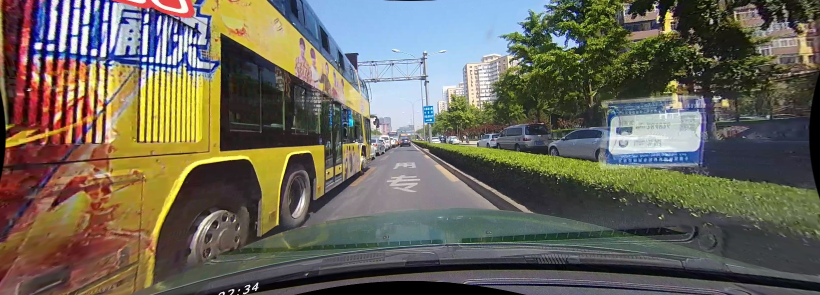
#> input picture 00020.jpg, 1640 x 590 px, found by its file name (shown at 1/2 size)
$ python dummy.py
#> lines starting #> are read from the running program, lines starting #| are printed output that depends on the picture; after the words box and inside, x2 and y2 are one past the last pixel; in counts of white or black regions, pixels touching at a corner belong together
#> further down, processed_img is the input picture: shape (590, 1640, 3); mean B, G, R 89.8, 102.2, 106.4
import numpy as np
import cv2
import time
# [4 lines of commented-out code are left out]
def roi(img, vertices):

    #blank mask:
    mask = np.zeros_like(img)
    # import pdb; pdb.set_trace()
    #filling pixels inside the polygon defined by "vertices" with the fill color
    cv2.fillPoly(mask, vertices, (255,255,255) )
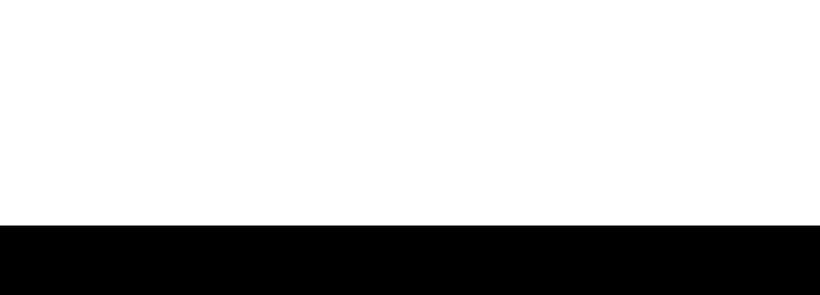
#> mask: shape (590, 1640, 3) (shown at 1/2 size); 76.4% white; 1 black region, box (x1, y1, x2, y2) and area: (0, 451, 1640, 590) 227960
    # import pdb; pdb.set_trace()
    indices = np.where(mask != (255, 255, 255))
    # import pdb; pdb.set_trace()
    img[indices] = 0
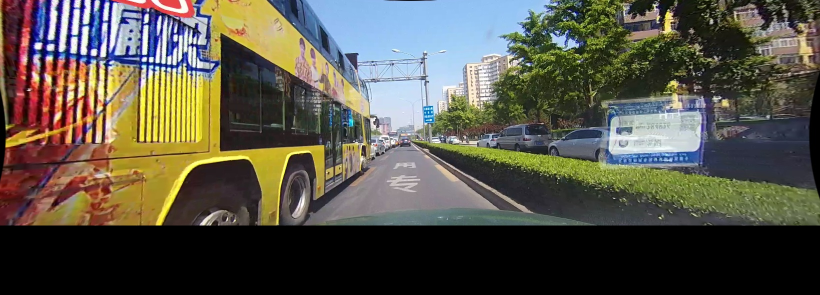
#> img: shape (590, 1640, 3) (shown at 1/2 size); mean B, G, R 73.2, 84.5, 87.4
    # cv2.bitwise_and(img, mask)
    cv2.imwrite('roi2.jpg',img)


    #returning the image only where mask pixels are nonzero
    masked = cv2.bitwise_and(img, mask)
    return masked
vertices = np.array([[0,0],[1640,0],[1640,450],[0,450]
                        ], np.int32)


processed_img = cv2.imread('/home/sami/Desktop/Code/CLRerNet/demo/00020.jpg')
# import pdb; pdb.set_trace()
processed_img = roi(processed_img, [vertices])
cv2.imwrite('roi.jpg',processed_img)

$ run again, with 80.jpg copied over 00020.jpg
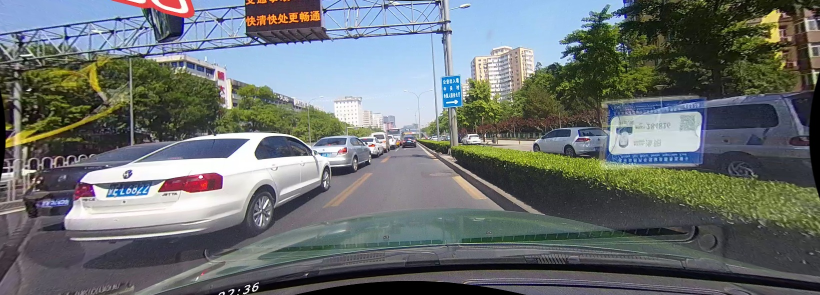
#> input picture 80.jpg, 1640 x 590 px, found by its file name (shown at 1/2 size)
#> processed_img is the input picture: shape (590, 1640, 3); mean B, G, R 113.3, 112.7, 106.9
#> mask: shape (590, 1640, 3); 76.4% white; 1 black region, box (x1, y1, x2, y2) and area: (0, 451, 1640, 590) 227960
#> in roi, `img[indices] = 0`:
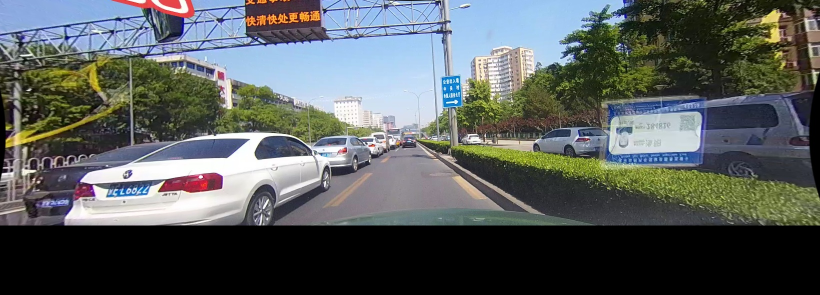
#> img: shape (590, 1640, 3) (shown at 1/2 size); mean B, G, R 93.7, 93.9, 88.7

$ run again, with google.jpg copied over 00020.jpg
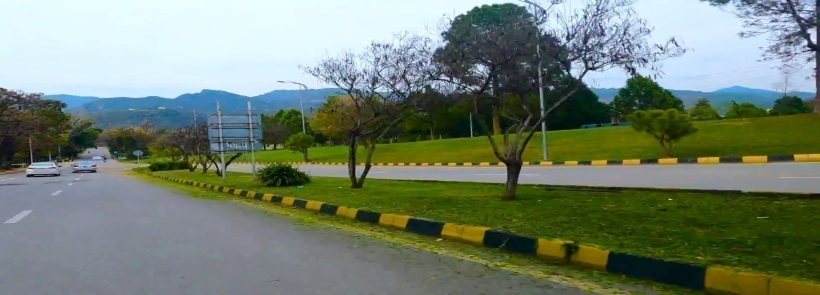
#> input picture google.jpg, 1640 x 590 px, found by its file name (shown at 1/2 size)
#> processed_img is the input picture: shape (590, 1640, 3); mean B, G, R 112.8, 129, 115.4
#> mask: shape (590, 1640, 3); 76.4% white; 1 black region, box (x1, y1, x2, y2) and area: (0, 451, 1640, 590) 227960
#> in roi, `img[indices] = 0`:
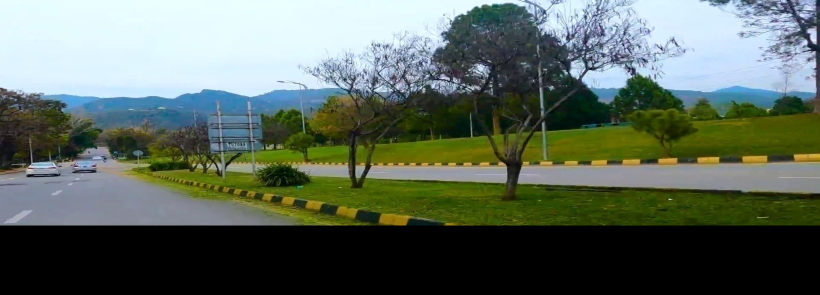
#> img: shape (590, 1640, 3) (shown at 1/2 size); mean B, G, R 94.2, 105.2, 93.1
